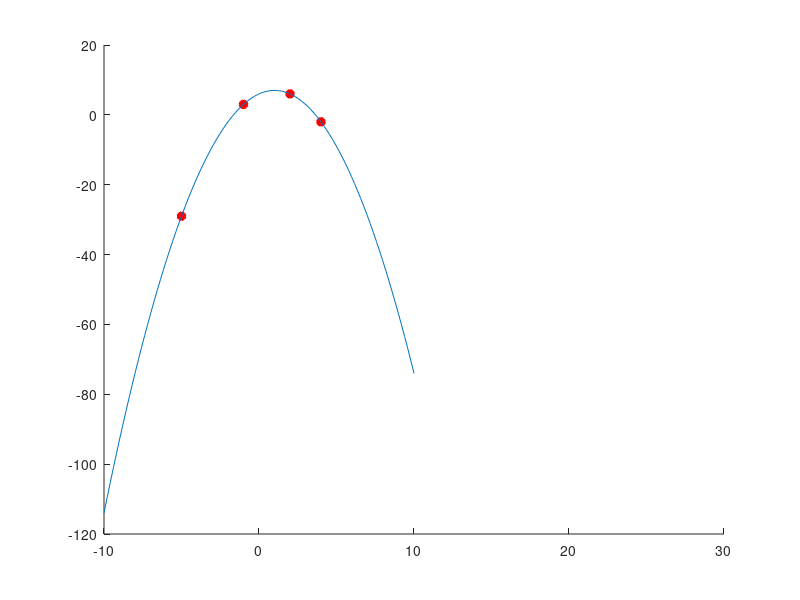

The MATLAB script that drew this image:

hold all
f = @(x) 6 + 2*x -x.^2;
x = [-1 2 4 -5]
y = [3 6 -2 -29];

plot(x(1), y(1), 'r*', 'linewidth', 4);
plot(x(2), y(2), 'r*', 'linewidth', 4);
plot(x(3), y(3), 'r*', 'linewidth', 4);
plot(x(4), y(4), 'r*', 'linewidth', 4);
axis([-10 30]);
x = linspace(-10,10);
plot(x,f(x));
hold off;